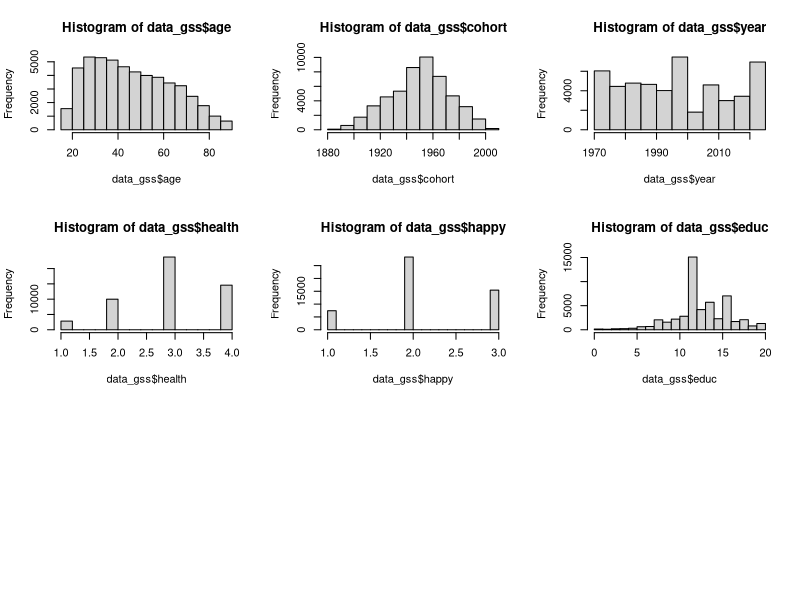
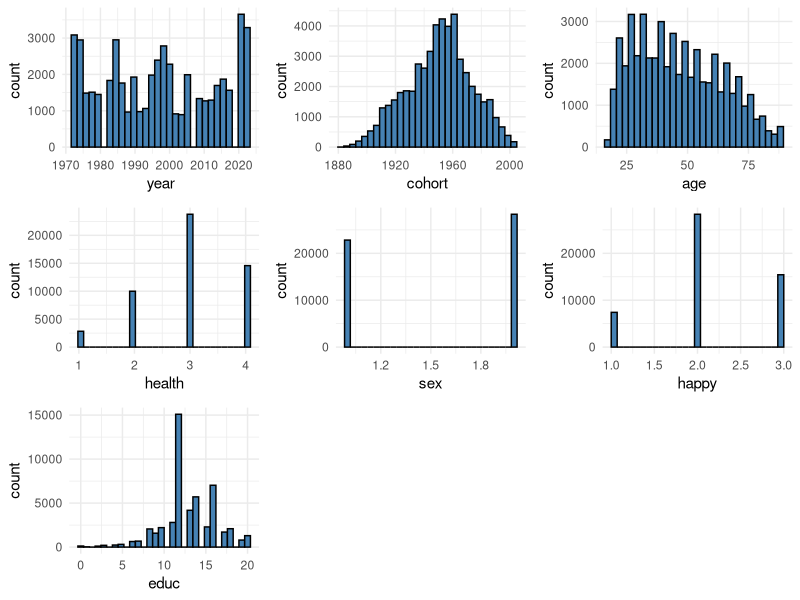
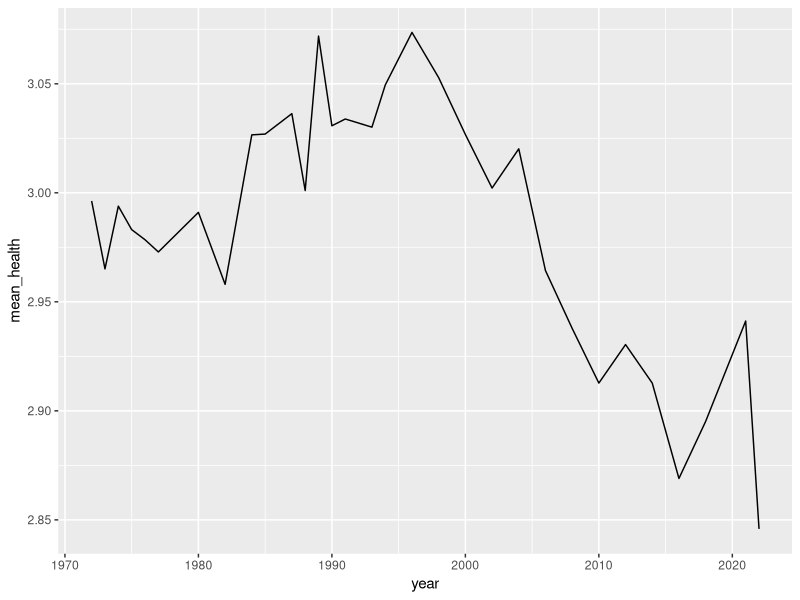
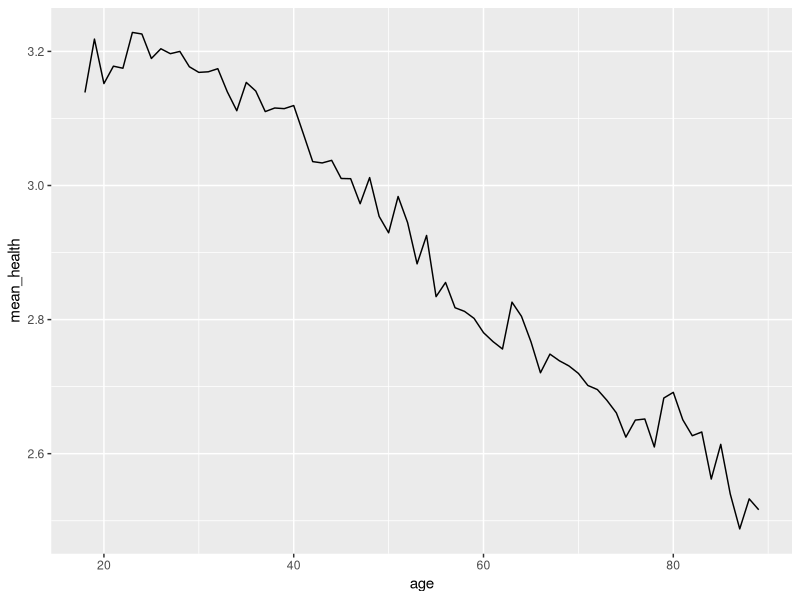
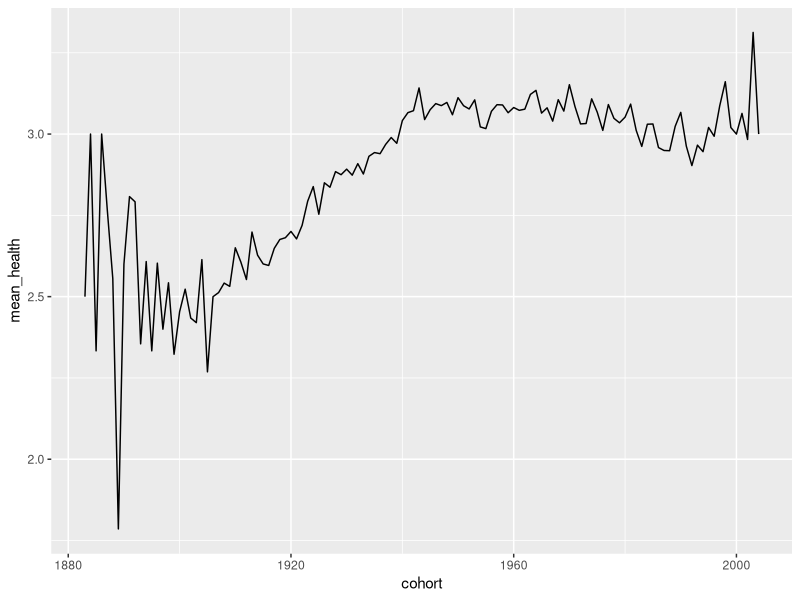
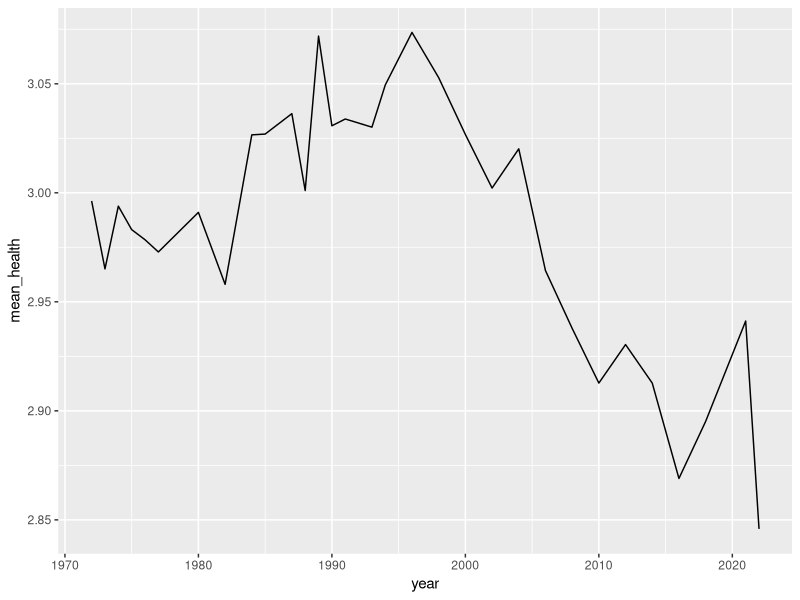

The R script that drew these images, in order:
## ---- chunk 1
knitr::opts_chunk$set(echo = TRUE)
library(tidyverse)
library(gridExtra)
## ---- chunk 2
data_gss <- read_csv("data/extracted_gss_variables.csv") %>% 
  filter(cohort != 9999) %>% 
  na.omit() %>% 
  mutate(health = 5 - health)  %>%  # reverse the coding so it's more intuitive (higher number for excellent, lower number for poor)
  mutate(happy = 4 - happy) # same
## ---- chunk 3

# histograms

par(mfrow=c(3,3))
hist(data_gss$age)
hist(data_gss$cohort)
hist(data_gss$year)
hist(data_gss$health)
hist(data_gss$happy)
hist(data_gss$educ)
par(mfrow=c(1,1))

# Tidyverse and flexible number of histograms

# Create list to store ggplot objects
plot_list <- list()

# Loop through column names and create plots
for (var in colnames(data_gss)) {
  if (is.numeric(data_gss[[var]])) {  # Only create histograms for numeric columns
    p <- ggplot(data_gss, aes_string(x = var)) +
      geom_histogram(bins = 30, fill = "steelblue", color = "black") +
      theme_minimal()
    
    plot_list[[var]] <- p
  }
}

# Display plots in a 3x3 grid
do.call(grid.arrange, c(plot_list, ncol = 3))


## ---- chunk 4

data_gss %>% 
  group_by(year) %>% 
  summarize(mean_health = mean(health)) %>% 
  ggplot(aes(x = year, y = mean_health)) +
  geom_line()

data_gss %>% 
  group_by(age) %>% 
  summarize(mean_health = mean(health)) %>% 
  ggplot(aes(x = age, y = mean_health)) +
  geom_line()

data_gss %>% 
  group_by(cohort) %>% 
  summarize(mean_health = mean(health)) %>% 
  ggplot(aes(x = cohort, y = mean_health)) +
  geom_line()

data_gss %>% 
  group_by(year) %>% 
  summarize(mean_health = mean(health)) %>% 
  ggplot(aes(x = year, y = mean_health)) +
  geom_line()

